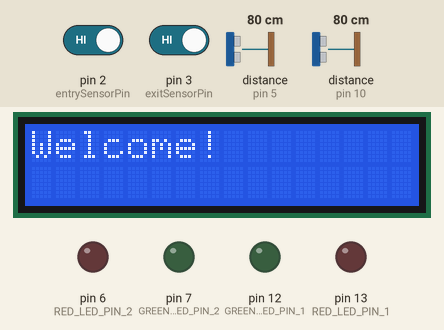
A sketch run on a simulated Arduino Uno, built with avr-gcc and run on an emulated ATmega328P. Parts: 16×2 character LCD, output pins drawn as LEDs (lit = HIGH). Wiring (inferred from the names in the program): 2 × ultrasonic range finder: trigger pin 4, echo pin 5 / trigger pin 9, echo pin 10. The test bench sets the inputs (shaded band); at power-on: distance to the obstacle (sensors on pin 5, pin 10) 80 cm, pin 2 (entrySensorPin) HIGH, pin 3 (exitSensorPin) HIGH. The echo pulse lasts 58.3 µs per cm; pins used as bus, display or sensor lines are not drawn; what the sketch prints to the serial monitor is not drawn.

Above: at 0.1 s.
3.3 s: distance to the obstacle (sensor on pin 5) set to 12 cm
6.3 s: distance to the obstacle (sensor on pin 5) set to 9 cm
At 7.3 s:
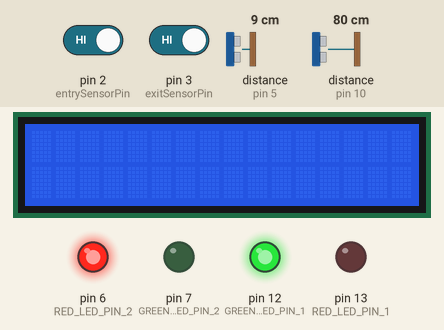
7.9 s: distance to the obstacle (sensor on pin 10) set to 12 cm
9.4 s: distance to the obstacle (sensor on pin 10) set to 9 cm
At 10.6 s:
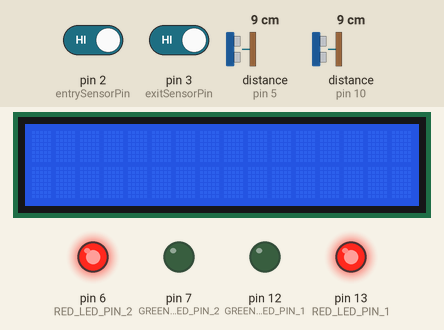
10.9 s: distance to the obstacle (sensor on pin 5) set to 35 cm
At 12.1 s:
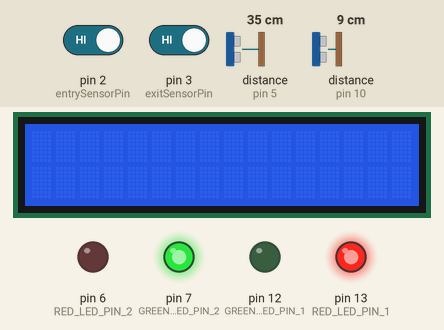
12.4 s: distance to the obstacle (sensor on pin 5) set to 2 cm
At 12.8 s:
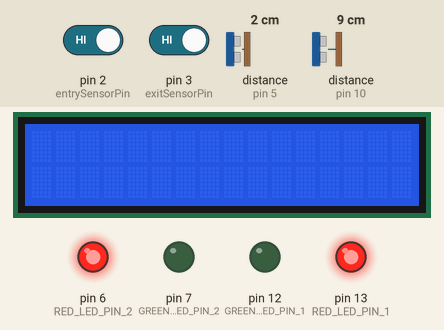
Timing chart, 0 to 14.9 s (numbered marks = the images above; inputs shaded):
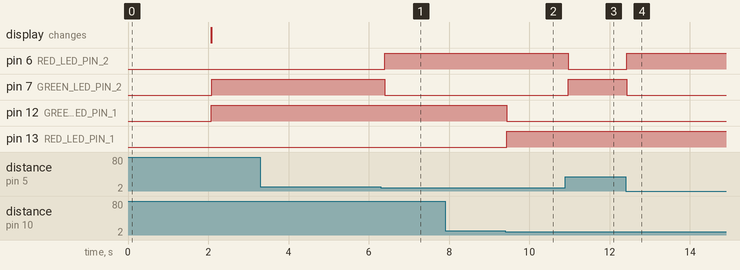

The sketch:

ir_ultrasonic.ino
```cpp
#include <Wire.h>
#include <LiquidCrystal_I2C.h>

// lcd initialization

LiquidCrystal_I2C lcd(0x27, 16, 2);

// ir sensor pins

const int entrySensorPin = 2;
const int exitSensorPin = 3;
int count = 0; // counter for entries and exits

// 1st ultrasonic sensor pins

#define TRIG_PIN_1 9
#define ECHO_PIN_1 10
#define RED_LED_PIN_1 13
#define GREEN_LED_PIN_1 12

// 2nd ultrasonic sensor pins

#define TRIG_PIN_2 4
#define ECHO_PIN_2 5
#define RED_LED_PIN_2 6
#define GREEN_LED_PIN_2 7

void setup() {
  Serial.begin(9600);

  // iR sensor stup

  pinMode(entrySensorPin, INPUT_PULLUP);
  pinMode(exitSensorPin, INPUT_PULLUP);
  lcd.init();
  lcd.backlight();
  lcd.print("Welcome!");
  delay(2000);
  lcd.clear();
  Serial.println("System Initialized");

  // ultrasonic sensor setup

  pinMode(TRIG_PIN_1, OUTPUT);
  pinMode(ECHO_PIN_1, INPUT);
  pinMode(RED_LED_PIN_1, OUTPUT);
  pinMode(GREEN_LED_PIN_1, OUTPUT);
  pinMode(TRIG_PIN_2, OUTPUT);
  pinMode(ECHO_PIN_2, INPUT);
  pinMode(RED_LED_PIN_2, OUTPUT);
  pinMode(GREEN_LED_PIN_2, OUTPUT);
}

long measureDistance(int trigPin, int echoPin) {
  digitalWrite(trigPin, LOW);
  delayMicroseconds(2);
  digitalWrite(trigPin, HIGH);
  delayMicroseconds(10);
  digitalWrite(trigPin, LOW);
  long duration = pulseIn(echoPin, HIGH);
  long distance = duration * 0.034 / 2;  // mesure the distsnce
  return distance;
}

void loop() {

  // ir sensor function

  if (digitalRead(entrySensorPin) == LOW) {
    count++;
    while (digitalRead(entrySensorPin) == LOW);
    updateDisplayAndSerial();
  }
  if (digitalRead(exitSensorPin) == LOW) {
    count--;
    count = max(0, count);
    while (digitalRead(exitSensorPin) == LOW);
    updateDisplayAndSerial();
  }

  // ultrasonic sensor function

  long distance1 = measureDistance(TRIG_PIN_1, ECHO_PIN_1);
  Serial.print("Distance 1: ");
  Serial.println(distance1);
  if(distance1 < 10) {
    digitalWrite(RED_LED_PIN_1, HIGH);
    digitalWrite(GREEN_LED_PIN_1, LOW);
  } else {
    digitalWrite(RED_LED_PIN_1, LOW);
    digitalWrite(GREEN_LED_PIN_1, HIGH);
  }
  long distance2 = measureDistance(TRIG_PIN_2, ECHO_PIN_2);
  Serial.print("Distance 2: ");
  Serial.println(distance2);
  if(distance2 < 10) {
    digitalWrite(RED_LED_PIN_2, HIGH);
    digitalWrite(GREEN_LED_PIN_2, LOW);
  } else {
    digitalWrite(RED_LED_PIN_2, LOW);
    digitalWrite(GREEN_LED_PIN_2, HIGH);
  }

  delay(100); // delay for stability
}

void updateDisplayAndSerial() {
  lcd.clear();
  lcd.setCursor(0, 0);
  lcd.print("Count: ");
  lcd.print(count);
  //Serial.print("Count: ");
  //Serial.println(count);
}
```

Measured:
- the behaviour switches between 11 and 10 cm on distance to the obstacle (sensor on pin 5) (found by bisection; images 0 and 1)
- the behaviour switches between 11 and 10 cm on distance to the obstacle (sensor on pin 10) (found by bisection; images 1 and 2)
- after the input at 3.3 s, every drawn part: stays the same
- after the input at 6.3 s, pin 6 (RED_LED_PIN_2): LOW → HIGH after 0.10 s; pin 7 (GREEN_LED_PIN_2): HIGH → LOW after 0.10 s
- after the input at 7.9 s, every drawn part: stays the same
- after the input at 9.4 s, pin 12 (GREEN_LED_PIN_1): HIGH → LOW at once; pin 13 (RED_LED_PIN_1): LOW → HIGH at once
- after the input at 10.9 s, pin 6 (RED_LED_PIN_2): HIGH → LOW after 0.07 s; pin 7 (GREEN_LED_PIN_2): LOW → HIGH after 0.07 s
- after the input at 12.4 s, pin 6 (RED_LED_PIN_2): LOW → HIGH at once; pin 7 (GREEN_LED_PIN_2): HIGH → LOW at once
